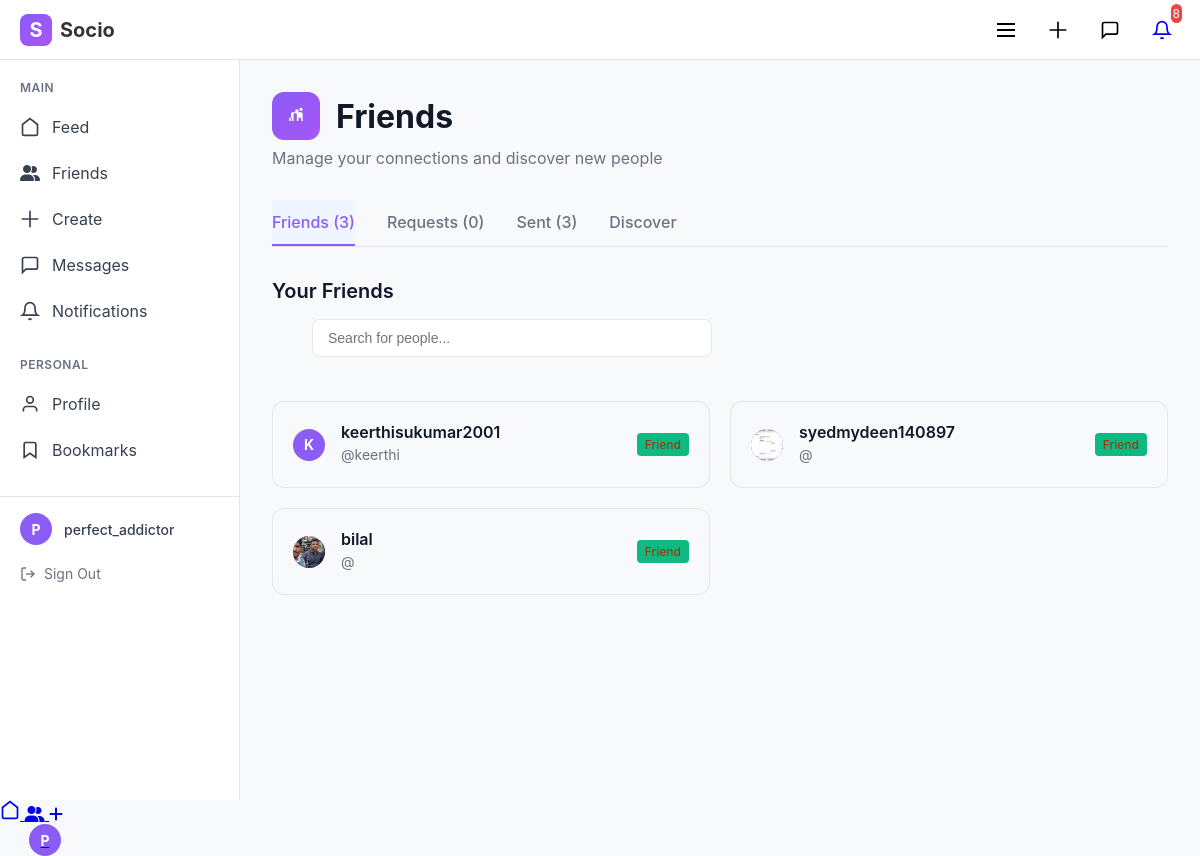
The page /friends/ (signed in) on the database its author committed.
### accounts/models.py (models this page shows, shortened)
class UserDetails(AbstractUser):
    profile_photo = models.ImageField(
        upload_to='profile_photos/',
        null=True,
        blank=True,
        validators=[FileExtensionValidator(['jpg', 'jpeg', 'png'])]
    )
    bio = models.TextField(max_length=500, blank=True, null=True)
    website = models.URLField(max_length=200, blank=True, null=True)
    location = models.CharField(max_length=100, blank=True, null=True)
    is_online = models.BooleanField(default=False)
    last_seen = models.DateTimeField(null=True, blank=True)
    class Meta:
        verbose_name = 'User Details'
        verbose_name_plural = 'Users Details'

### accounts/views.py (the view)
# urls.py: path('friends/', views.friends_page, name='friends'),
@login_required
def friends_page(request):
    current_user = request.user
    sent_requests = FriendRequest.objects.filter(
        from_user=current_user,
        is_accepted=False
    ).select_related('to_user')
    received_requests = FriendRequest.objects.filter(
        to_user=current_user,
        is_accepted=False
    ).select_related('from_user')
    friends = FriendRequest.objects.filter(
        (Q(from_user=current_user) | Q(to_user=current_user)) &
        Q(is_accepted=True)
    ).select_related('from_user', 'to_user')
    friend_list = []
    for fr in friends:
        if fr.from_user == current_user:
            friend_list.append(fr.to_user)
        else:
            friend_list.append(fr.from_user)
    excluded_ids = (
        [fr.to_user.id for fr in sent_requests] +
        [fr.from_user.id for fr in received_requests] +
        [user.id for user in friend_list] +
        [current_user.id]
    )
    discover_users = UserDetails.objects.filter(is_superuser=False).exclude(id__in=excluded_ids)
    active_tab = request.GET.get('tab', 'friends')
    context = {
        'discover_users': discover_users,
        'sent_requests': [fr.to_user for fr in sent_requests],
        'received_requests': [fr.from_user for fr in received_requests],
        'friends': friend_list,
        'active_tab': active_tab,
    }
    return render(request, 'accounts/friends.html', context)

### notifications/context_processors.py (called while the page is built)
def unread_notifications(request):
    if request.user.is_authenticated:
        return {
            'unread_count': Notification.objects.filter(
                user=request.user,
                is_read=False
            ).count()
        }
    return {'unread_count': 0}

### templates/accounts/friends.html (shortened to what this page needs)
{% extends "base.html" %}
{% block content %}
<div class="container">
    <div class="page-header">
        <div class="page-icon">
            <svg width="20" height="20" fill="white" viewBox="0 0 24 24">
                <path d="M16 4c0-1.11.89-2 2-2s2 .89 2 2-.89 2-2 2-2-.89-2-2zM4 18v-4h3v4h2v-7.5c0-1.1.9-2 2-2s2 .9 2 2V18h2v-4h3v4h2V9.5c0-1.1-.9-2-2-2h-3V6c0-1.1-.9-2-2-2s-2 .9-2 2v1.5H8c-1.1 0-2 .9-2 2V18h2z"/>
            </svg>
        </div>
        <h1 class="page-title">Friends</h1>
    </div>
    <p class="page-subtitle">Manage your connections and discover new people</p>
    <div class="tabs">
        <a href="#" class="tab {% if active_tab == 'friends' %}active{% endif %}" data-tab="friends">Friends ({{ friends|length }})</a>
        <a href="#" class="tab {% if active_tab == 'requests' %}active{% endif %}" data-tab="requests">Requests ({{ received_requests|length }})</a>
        <a href="#" class="tab {% if active_tab == 'sent' %}active{% endif %}" data-tab="sent">Sent ({{ sent_requests|length }})</a>
        <a href="#" class="tab {% if active_tab == 'discover' %}active{% endif %}" data-tab="discover">Discover </a>
    </div>
    <div class="tab-content">
        <div id="friends" class="tab-pane {% if active_tab == 'friends' %}active{% endif %}">
            <h2 class="discover-title">Your Friends</h2>
            <div class="search-container">
                <input type="text" class="discover-search" placeholder="Search for people..." onkeyup="searchPeople(this, 'friends')">
            </div>
            <div class="people-grid" id="friends-grid">
                {% for user in friends %}
                <div class="person-card" data-name="{{ user.username }}" data-username="{{ user.mail }}" onclick="window.location.href='{% url 'user_profile' user.id %}'">
                    <div class="profile-avatar">
                        <div class="avatar-circle" id="avatar-display">
                            {% if user.profile_photo %}
                                <img src="{{ user.profile_photo.url }}" alt="Profile Photo" id="avatar-img">
                            {% else %}
                                <span id="avatar-letter">{{ user.username|slice:":1"|upper }}</span>
                            {% endif %}
                        </div>
                    </div>
                    <div class="person-info">
                        <div class="person-name">{{ user.username }}</div>
                        <div class="person-email">@{{ user.first_name }}</div>
                    </div>
                    <div class="status-badge" style="background:#10b981;">Friend</div>
                </div>
                {% empty %}
                <p class="empty-state">You have no friends yet.</p>
                {% endfor %}
            </div>
        </div>
    </div>
</div>
{% endblock %}

### templates/base.html (shortened to what this page needs)
<!DOCTYPE html>
<html lang="en">
<head>
     <link href="https://cdnjs.cloudflare.com/ajax/libs/font-awesome/6.4.0/css/all.min.css" rel="stylesheet">
</head>
<body>
    <header class="header">
        <div class="logo">
            <div class="logo-icon">S</div>
            <span>Socio</span>
        </div>
        <div class="header-actions">
            <button class="header-btn" id="mobile-menu-toggle">
                <svg width="24" height="24" viewBox="0 0 24 24" fill="none" stroke="currentColor" stroke-width="2">
                    <line x1="3" y1="12" x2="21" y2="12" />
                    <line x1="3" y1="6" x2="21" y2="6" />
                    <line x1="3" y1="18" x2="21" y2="18" />
                </svg>
            </button>
            <button class="header-btn">
                <svg width="20" height="20" viewBox="0 0 24 24" fill="none" stroke="currentColor" stroke-width="2">
                    <path d="M12 2v20M2 12h20"/>
                </svg>
            </button>
        <button class="header-btn" onclick="window.location.href='{% url 'chat:chat_home' %}'">
    <svg width="20" height="20" viewBox="0 0 24 24" fill="none" stroke="currentColor" stroke-width="2">
        <path d="M21 15a2 2 0 0 1-2 2H7l-4 4V5a2 2 0 0 1 2-2h14a2 2 0 0 1 2 2z"/>
    </svg>
</button>
            <a href="{% url 'notifications:notifications_view' %}" class="header-btn relative">
                <svg width="20" height="20" viewBox="0 0 24 24" fill="none" stroke="currentColor" stroke-width="2">
                    <path d="M18 8A6 6 0 0 0 6 8c0 7-3 9-3 9h18s-3-2-3-9"/>
                    <path d="M13.73 21a2 2 0 0 1-3.46 0"/>
                </svg>
                {% if unread_count > 0 %}
                <span class="absolute -top-1 -right-1 bg-red-500 text-white text-xs rounded-full h-4 w-4 flex items-center justify-center">
                    {{ unread_count }}
                </span>
                {% endif %}
            </a>
        </div>
    </header>
    <nav class="sidebar">
        <div class="sidebar-section">
            <div class="sidebar-title">Main</div>
            <ul class="sidebar-menu">
                <li class="sidebar-item">
                    <a href="{% url 'posts:feed' %}" class="sidebar-link">
                        <div class="sidebar-icon">
                            <svg width="20" height="20" viewBox="0 0 24 24" fill="none" stroke="currentColor" stroke-width="2">
                                <path d="M3 9l9-7 9 7v11a2 2 0 0 1-2 2H5a2 2 0 0 1-2-2z"/>
                            </svg>
                        </div>
                        Feed
                    </a>
                </li>
                <li class="sidebar-item">
                    <a href="{% url 'friends' %}" class="sidebar-link">
                        <div class="sidebar-icon">
<i class="fas fa-user-friends"></i>
                        </div>
                        Friends
                    </a>
                </li>
                <li class="sidebar-item">
                    <a href="{% url 'posts:create_post' %}" class="sidebar-link">
                        <div class="sidebar-icon">
                            <svg width="20" height="20" viewBox="0 0 24 24" fill="none" stroke="currentColor" stroke-width="2">
                                <path d="M12 2v20M2 12h20"/>
                            </svg>
                        </div>
                        Create
                    </a>
                </li>
                <li class="sidebar-item">
                    <a href="{% url 'chat:chat_home' %}" class="sidebar-link">
                        <div class="sidebar-icon">
                            <svg width="20" height="20" viewBox="0 0 24 24" fill="none" stroke="currentColor" stroke-width="2">
                                <path d="M21 15a2 2 0 0 1-2 2H7l-4 4V5a2 2 0 0 1 2-2h14a2 2 0 0 1 2 2z"/>
                            </svg>
                        </div>
                        Messages
                    </a>
                </li>
                <li class="sidebar-item">
                    <a href="{% url 'notifications:notifications_view' %}" class="sidebar-link">
                        <div class="sidebar-icon">
                            <svg width="20" height="20" viewBox="0 0 24 24" fill="none" stroke="currentColor" stroke-width="2">
                                <path d="M18 8A6 6 0 0 0 6 8c0 7-3 9-3 9h18s-3-2-3-9"/>
                                <path d="M13.73 21a2 2 0 0 1-3.46 0"/>
                            </svg>
                        </div>
                        Notifications
                    </a>
                </li>
            </ul>
        </div>
        <div class="sidebar-section">
            <div class="sidebar-title">Personal</div>
            <ul class="sidebar-menu">
                <li class="sidebar-item">
                    <a href="{% url 'profile' %}" class="sidebar-link">
                        <div class="sidebar-icon">
                            <svg width="20" height="20" viewBox="0 0 24 24" fill="none" stroke="currentColor" stroke-width="2">
                                <path d="M20 21v-2a4 4 0 0 0-4-4H8a4 4 0 0 0-4 4v2"/>
                                <circle cx="12" cy="7" r="4"/>
                            </svg>
                        </div>
                        Profile
                    </a>
                </li>
                <li class="sidebar-item">
                    <a href="{% url 'posts:saved_posts' %}" class="sidebar-link">
                        <div class="sidebar-icon">
                            <svg width="20" height="20" viewBox="0 0 24 24" fill="none" stroke="currentColor" stroke-width="2">
                                <path d="M19 21l-7-5-7 5V5a2 2 0 0 1 2-2h10a2 2 0 0 1 2 2z"/>
                            </svg>
                        </div>
                        Bookmarks
                    </a>
                </li>
            </ul>
        </div>
        <div class="user-profile">
            <div class="user-info">
                <div class="profile-avatar">
                    <div class="avatar-circle" id="avatar-display">
                        {% if user.profile_photo %}
                            <img src="{{ user.profile_photo.url }}" alt="Profile Photo" id="avatar-img">
                        {% else %}
                            <span id="avatar-letter">{{ user.username|slice:":1"|upper }}</span>
                        {% endif %}
                    </div>
                </div>
                <div class="user-name">
                    {{ request.user.username }}
                </div>
            </div>
            <a href="{% url 'user_logout' %}" class="sign-out">
                <svg width="16" height="16" viewBox="0 0 24 24" fill="none"
                     stroke="currentColor" stroke-width="2">
                    <path d="M9 21H5a2 2 0 0 1-2-2V5a2 2 0 0 1 2-2h4"/>
                    <polyline points="16,17 21,12 16,7"/>
                    <line x1="21" y1="12" x2="9" y2="12"/>
                </svg>
                Sign Out
            </a>
        </div>
    </nav>
    <main class="main-content">
        {% block content %}
        {% endblock %}
    </main>
    <nav class="bottom-nav">
        <a href="{% url 'posts:feed' %}" class="bottom-nav-item">
            <span><svg width="20" height="20" viewBox="0 0 24 24" fill="none" stroke="currentColor" stroke-width="2">
                                <path d="M3 9l9-7 9 7v11a2 2 0 0 1-2 2H5a2 2 0 0 1-2-2z"/>
                            </svg></span>
        </a>
        <a href="{% url 'friends' %}" class="bottom-nav-item">
          <span> <i class="fas fa-user-friends"></i></span>
        </a>
        <a href="{% url 'posts:create_post' %}" class="bottom-nav-item">
            <span> <i class="fas fa-plus"></i></span>
        </a>
        <a href="{% url 'profile' %}" class="bottom-nav-item d-flex">
            <div class="avatarp-circle" id="avatar-display">
                                 {% if user.profile_photo %}
                            <img src="{{ user.profile_photo.url }}" alt="Profile Photo" id="avatar-img">
                        {% else %}
                            <span id="avatar-letter">{{ user.username|slice:":1"|upper }}</span>
                        {% endif %}
                    </div>
        </a>
    </nav>
</body>
</html>

### templates/accounts/friends.html (style rules this page uses)
.bg-red-500 { --tw-bg-opacity: 1; background-color: rgb(239 68 68 / var(--tw-bg-opacity, 1)); border-radius: 10px; color: white; text-decoration: none; padding: 2px; position: absolute; font-size: 12px; }
.bg-red-500 { position: absolute; top: 4px; right: 18px; z-index: 10; }
.search-container { margin-bottom: 20px; }
.discover-search { width: 100%; padding: 10px 15px; border: 1px solid #e2e8f0; border-radius: 8px; font-size: 14px; }
.person-card { cursor: pointer; transition: transform 0.2s, box-shadow 0.2s; }

### rows shown on the page
UserDetails: username "P", user.username "perfect_addictor"
UserDetails: username "K", username "keerthisukumar2001", first_name "keerthi"
UserDetails: profile_photo (picture), username "syedmydeen140897"
UserDetails: profile_photo (picture), username "bilal"

### other values the page prints
{{ unread_count }} "8"
{{ friends|length }} "3"
{{ received_requests|length }} "0"
{{ sent_requests|length }} "3"
